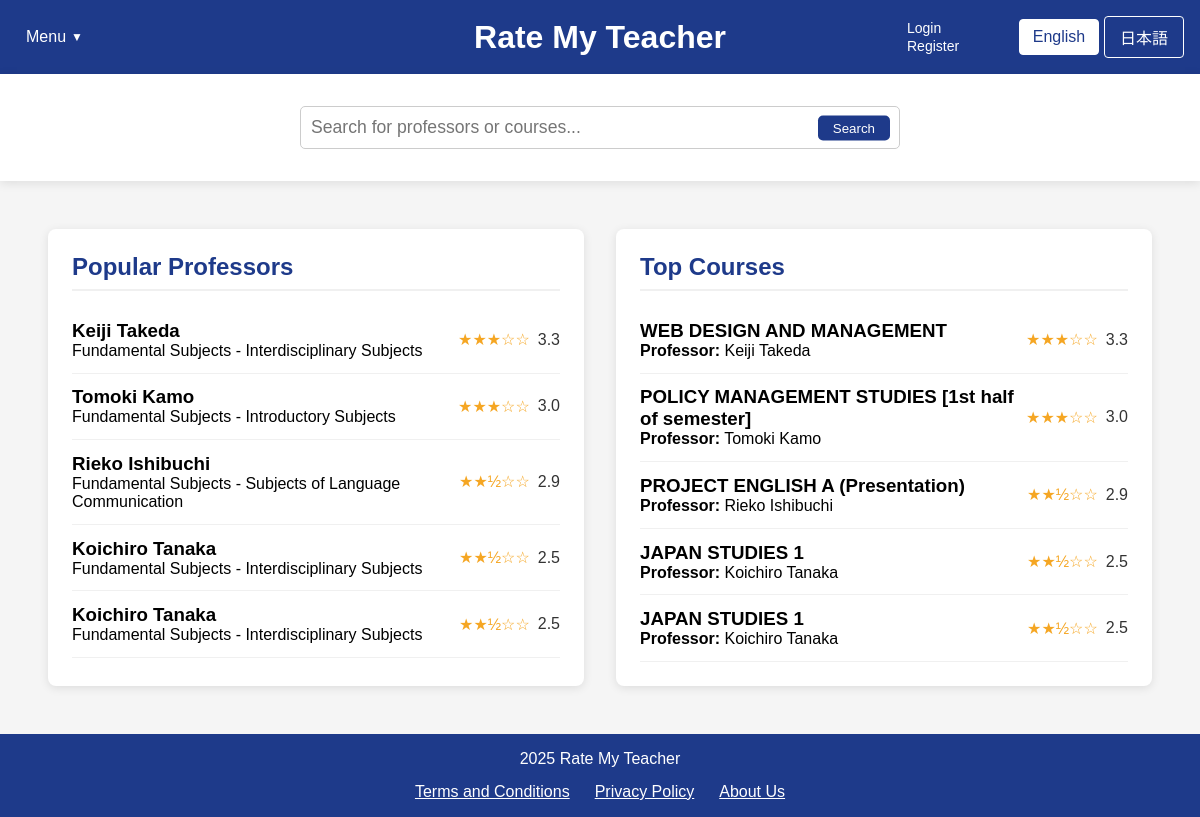
/home_dbutil.php, run on the app's committed database.
### tables this page shows
CREATE TABLE professors (
        id INTEGER PRIMARY KEY AUTOINCREMENT,
        name TEXT NOT NULL,
        department TEXT,
        bio TEXT,
        avg_content_quality REAL DEFAULT 0,
        avg_difficulty REAL DEFAULT 0,
        overall_rating REAL DEFAULT 0,
        review_count INTEGER DEFAULT 0
    );

CREATE TABLE courses (
        id INTEGER PRIMARY KEY AUTOINCREMENT,
        name TEXT NOT NULL,
        course_code TEXT,
        description TEXT,
        professor_id INTEGER,
        semester TEXT,
        avg_content_quality REAL DEFAULT 0,
        avg_difficulty REAL DEFAULT 0,
        overall_rating REAL DEFAULT 0,
        review_count INTEGER DEFAULT 0,
        FOREIGN KEY (professor_id) REFERENCES professors(id) ON DELETE SET NULL
    );

### home_dbutil.php (the view, shortened to what this page needs)
<?php
$isLoggedIn = isset($_SESSION["loggedin"]) && $_SESSION["loggedin"] === true;
require_once 'config.php';
function getTopProfessors($limit = 5) {
    global $conn;
    $professors = [];
    try {
        $ratingCount = 0;
        $ratingCheckResult = $conn->query("SELECT COUNT(*) as count FROM ratings");
        if ($ratingCheckResult) {
            $ratingCountRow = $ratingCheckResult->fetchArray(SQLITE3_ASSOC);
            $ratingCount = $ratingCountRow['count'];
        }
        if ($ratingCount > 0) {
            $hasProfRatingColumns = false;
            $columnsResult = $conn->query("PRAGMA table_info(professors)");
            while ($col = $columnsResult->fetchArray(SQLITE3_ASSOC)) {
                if ($col['name'] === 'avg_content_quality' || $col['name'] === 'overall_rating') {
                    $hasProfRatingColumns = true;
                    break;
                }
            }
            if ($hasProfRatingColumns) {
                $stmt = $conn->prepare("
                    SELECT id, name, department,
                           COALESCE(overall_rating, (avg_content_quality + avg_difficulty) / 2) as avg_rating,
                           COALESCE(avg_content_quality, 0) as avg_content_quality,
                           COALESCE(avg_difficulty, 0) as avg_difficulty,
                           COALESCE(review_count, 0) as review_count
                    FROM professors
                    WHERE COALESCE(review_count, 0) > 0
                    ORDER BY avg_rating DESC, review_count DESC
                    LIMIT :limit
                ");
            }
            $stmt->bindValue(':limit', $limit, SQLITE3_INTEGER);
            $result = $stmt->execute();
            while ($row = $result->fetchArray(SQLITE3_ASSOC)) {
                if (isset($row['avg_rating']) && $row['avg_rating'] !== null) {
                    $row['avg_rating'] = number_format((float)$row['avg_rating'], 1);
                } else {
                    $row['avg_rating'] = "N/A";
                }
                $professors[] = $row;
            }
        }
    } catch (Exception $e) {
        error_log("Error fetching top professors: " . $e->getMessage());
    }
    return $professors;
}
function getTopCourses($limit = 5) {
    global $conn;
    $courses = [];
    try {
        $ratingCount = 0;
        $ratingCheckResult = $conn->query("SELECT COUNT(*) as count FROM ratings");
        if ($ratingCheckResult) {
            $ratingCountRow = $ratingCheckResult->fetchArray(SQLITE3_ASSOC);
            $ratingCount = $ratingCountRow['count'];
        }
        if ($ratingCount > 0) {
            $hasCourseRatingColumns = false;
            $columnsResult = $conn->query("PRAGMA table_info(courses)");
            while ($col = $columnsResult->fetchArray(SQLITE3_ASSOC)) {
                if ($col['name'] === 'avg_content_quality') {
                    $hasCourseRatingColumns = true;
                    break;
                }
            }
            if ($hasCourseRatingColumns) {
                $stmt = $conn->prepare("
                    SELECT c.id, c.name as course_name, c.course_code,
                        COALESCE(c.avg_content_quality, 0) as avg_content_quality,
                        COALESCE(c.avg_difficulty, 0) as avg_difficulty,
                        (COALESCE(c.avg_content_quality, 0) + (5 - COALESCE(c.avg_difficulty, 0))) / 2 as avg_rating,
                        COALESCE(c.review_count, 0) as review_count,
                        p.name as professor_name
                    FROM courses c
                    LEFT JOIN professors p ON c.professor_id = p.id
                    WHERE COALESCE(c.review_count, 0) > 0
                    ORDER BY avg_rating DESC, review_count DESC
                    LIMIT :limit
                ");
            }
            $stmt->bindValue(':limit', $limit, SQLITE3_INTEGER);
            $result = $stmt->execute();
            while ($row = $result->fetchArray(SQLITE3_ASSOC)) {
                if (isset($row['avg_rating']) && $row['avg_rating'] !== null) {
                    $row['avg_rating'] = number_format((float)$row['avg_rating'], 1);
                } else {
                    $row['avg_rating'] = "N/A";
                }
                $courses[] = $row;
            }
        }
    } catch (Exception $e) {
        error_log("Error fetching top courses: " . $e->getMessage());
    }
    return $courses;
}
$topProfessors = getTopProfessors(5);
$topCourses = getTopCourses(5);
?>
<!DOCTYPE html>
<html lang="en">
<head>
    <link rel="stylesheet" href="css/style.css">
</head>
<body>
    <div class="container">
        <header>
            <div class="header-left">
                <div class="dropdown">
                    <?php
                    $currentLang = isset($_COOKIE['language']) && $_COOKIE['language'] == 'ja' ? 'ja' : 'en';
                    $menuLabel = $currentLang == 'ja' ? 'メニュー' : 'Menu';
                    $logoutLabel = $currentLang == 'ja' ? 'ログアウト' : 'Logout';
                    $loginLabel = $currentLang == 'ja' ? 'ログイン' : 'Login';
                    $registerLabel = $currentLang == 'ja' ? '登録' : 'Register';
                    ?>
                    <button class="dropbtn"><?php echo $menuLabel; ?></button>
                </div>
            </div>
            <div class="header-center">
                <div class="logo">
                    <h1><a href="home.php" style="color: white; text-decoration: none;"><?php echo $currentLang == 'ja' ? 'Rate My Teacher' : 'Rate My Teacher'; ?></a></h1>
                </div>
            </div>
            <div class="header-right">
                <div class="auth-links">
                    <?php if ($isLoggedIn): ?>
                        <a href="logout.php"><?php echo $logoutLabel; ?></a>
                    <?php else: ?>
                        <a href="login.php"><?php echo $loginLabel; ?></a>
                        <a href="register.php"><?php echo $registerLabel; ?></a>
                    <?php endif; ?>
                </div>
                <div class="language-toggle">
                    <a href="?lang=en" class="<?php echo (!isset($_COOKIE['language']) || $_COOKIE['language'] == 'en') ? 'active' : ''; ?>"
                    style="display:inline-block; width:80px; text-align:center; padding:8px 0; margin-right:5px;
                            background:<?php echo (!isset($_COOKIE['language']) || $_COOKIE['language'] == 'en') ? 'white' : 'transparent'; ?>;
                            color:<?php echo (!isset($_COOKIE['language']) || $_COOKIE['language'] == 'en') ? '#1e3a8a' : 'white'; ?>;
                            text-decoration:none; border:1px solid white; border-radius:4px;"
                    onclick="document.cookie='language=en; path=/; max-age=2592000'; return true;">
                    English
                    </a>
                    <a href="?lang=ja" class="<?php echo (isset($_COOKIE['language']) && $_COOKIE['language'] == 'ja') ? 'active' : ''; ?>"
                    style="display:inline-block; width:80px; text-align:center; padding:8px 0;
                            background:<?php echo (isset($_COOKIE['language']) && $_COOKIE['language'] == 'ja') ? 'white' : 'transparent'; ?>;
                            color:<?php echo (isset($_COOKIE['language']) && $_COOKIE['language'] == 'ja') ? '#1e3a8a' : 'white'; ?>;
                            text-decoration:none; border:1px solid white; border-radius:4px;"
                    onclick="document.cookie='language=ja; path=/; max-age=2592000'; return true;">
                    日本語
                    </a>
                </div>
        </header>
        <div class="search-container">
            <div class="search-bar" style="position: relative !important;">
                <input type="text" id="searchInput" placeholder="<?php echo $currentLang == 'ja' ? '教授やコースを検索...' : 'Search for professors or courses...'; ?>" style="width: 100%; padding: 10px; border-radius: 5px; border: 1px solid #ccc;">
                <button id="searchButton" style="position: absolute; right: 10px; top: 50%; transform: translateY(-50%); background: #1e3a8a; color: white; border: none; padding: 5px 15px; border-radius: 5px; cursor: pointer;"><?php echo $currentLang == 'ja' ? '検索' : 'Search'; ?></button>
            </div>
        </div>
        <main style="flex: 1; display: flex; padding: 2rem;">
            <div id="popular-professors" class="content-box" style="flex: 1; background-color: white; margin: 1rem; padding: 1.5rem; border-radius: 8px; box-shadow: 0 2px 10px rgba(0,0,0,0.1);">
                <h2><?php echo $currentLang == 'ja' ? '人気の教授' : 'Popular Professors'; ?></h2>
                <div class="professor-list">
                    <?php foreach ($topProfessors as $professor): ?>
                    <a href="professor_page_template.php?name=<?php echo urlencode($professor['english_name']); ?>&lang=<?php echo $currentLang; ?>" style="text-decoration: none; color: inherit;">
                        <div class="professor-item" data-id="<?php echo $isLoggedIn ? $professor['id'] : 'login-required'; ?>">
                            <div>
                                <h3><?php echo htmlspecialchars($professor['name']); ?></h3>
                                <p><?php echo htmlspecialchars($professor['department'] ?? 'Unknown Department'); ?></p>
                            </div>
                            <div class="rating">
                                <?php
                                if ($professor['avg_rating'] !== 'N/A' && $professor['avg_rating'] > 0) {
                                    $fullStars = floor($professor['avg_rating']);
                                    $hasHalfStar = $professor['avg_rating'] - $fullStars >= 0.5;
                                    echo str_repeat('★', $fullStars);
                                    echo $hasHalfStar ? '½' : '';
                                    echo str_repeat('☆', 5 - $fullStars - ($hasHalfStar ? 1 : 0));
                                    echo ' <span>' . $professor['avg_rating'] . '</span>';
                                } else {
                                    echo '☆☆☆☆☆ <span>No ratings</span>';
                                }
                                ?>
                            </div>
                        </div>
                    </a>
                    <?php endforeach; ?>
                </div>
            </div>
            <div id="top-courses" class="content-box" style="flex: 1; background-color: white; margin: 1rem; padding: 1.5rem; border-radius: 8px; box-shadow: 0 2px 10px rgba(0,0,0,0.1);">
                <h2><?php echo $currentLang == 'ja' ? '人気のコース' : 'Top Courses'; ?></h2>
                <div class="course-list">
                    <?php foreach ($topCourses as $course): ?>
                    <a href="course.php?course=<?php echo urlencode($course['english_course_name']); ?>&professor=<?php echo urlencode($course['professor_name'] ?? ''); ?>&lang=<?php echo $currentLang;?>" style="text-decoration: none; color: inherit;">
                        <div class="course-item" data-id="<?php echo $isLoggedIn ? $course['id'] : 'login-required'; ?>">
                            <div>
                                <h3><?php echo htmlspecialchars($course['course_name'] ?? $course['name']); ?></h3>
                                <p><strong>Professor:</strong> <?php echo htmlspecialchars($course['professor_name'] ?? 'Unknown Professor'); ?></p>
                            </div>
                            <div class="rating">
                                <?php
                                if ($course['avg_rating'] !== 'N/A' && $course['avg_rating'] > 0) {
                                    $fullStars = floor($course['avg_rating']);
                                    $hasHalfStar = $course['avg_rating'] - $fullStars >= 0.5;
                                    echo str_repeat('★', $fullStars);
                                    echo $hasHalfStar ? '½' : '';
                                    echo str_repeat('☆', 5 - $fullStars - ($hasHalfStar ? 1 : 0));
                                    echo ' <span>' . $course['avg_rating'] . '</span>';
                                } else {
                                    echo '☆☆☆☆☆ <span>No ratings</span>';
                                }
                                ?>
                            </div>
                        </div>
                    </a>
                    <?php endforeach; ?>
                </div>
            </div>
        </main>
        <footer style="background-color: #1e3a8a; color: white; text-align: center; padding: 1rem; width: 100%;">
            <p>2025 Rate My Teacher</p>
            <div style="display: flex; flex-wrap: wrap; justify-content: center; margin-top: 15px; gap: 25px;">
                <a href="ToS.php?lang=<?php echo $currentLang; ?>" style="color: white; text-decoration: underline;">
                    <?php echo $currentLang == 'ja' ? '利用規約' : 'Terms and Conditions'; ?>
                </a>
                <a href="privacy_policy.php?lang=<?php echo $currentLang; ?>" style="color: white; text-decoration: underline;">
                    <?php echo $currentLang == 'ja' ? 'プライバシーポリシー' : 'Privacy Policy'; ?>
                </a>
                <a href="about_us.php?lang=<?php echo $currentLang; ?>" style="color: white; text-decoration: underline;">
                    <?php echo $currentLang == 'ja' ? '私たちについて' : 'About Us'; ?>
                </a>
            </div>
        </footer>
    </div>
</body>
</html>

### data on the page
professors: name "Keiji Takeda", department "Fundamental Subjects - Interdisciplinary Subjects", fullStars "★★★", hasHalfStar "☆☆", avg_rating "3.3"
professors: name "Tomoki Kamo", department "Fundamental Subjects - Introductory Subjects", fullStars "★★★", hasHalfStar "☆☆", avg_rating "3.0"
professors: name "Rieko Ishibuchi", department "Fundamental Subjects - Subjects of Language Communication", fullStars "★★", shows "½", hasHalfStar "☆☆", avg_rating "2.9"
professors: name "Koichiro Tanaka", department "Fundamental Subjects - Interdisciplinary Subjects", fullStars "★★", shows "½", hasHalfStar "☆☆", avg_rating "2.5"
courses: name "WEB DESIGN AND MANAGEMENT", professor.name "Keiji Takeda", fullStars "★★★", hasHalfStar "☆☆", avg_rating "3.3"
courses: name "POLICY MANAGEMENT STUDIES [1st half of semester]", professor.name "Tomoki Kamo", fullStars "★★★", hasHalfStar "☆☆", avg_rating "3.0"
courses: name "PROJECT ENGLISH A (Presentation)", professor.name "Rieko Ishibuchi", fullStars "★★", shows "½", hasHalfStar "☆☆", avg_rating "2.9"
courses: name "JAPAN STUDIES 1", professor.name "Koichiro Tanaka", fullStars "★★", shows "½", hasHalfStar "☆☆", avg_rating "2.5"

### other printed values
$loginLabel "Login"
$registerLabel "Register"
